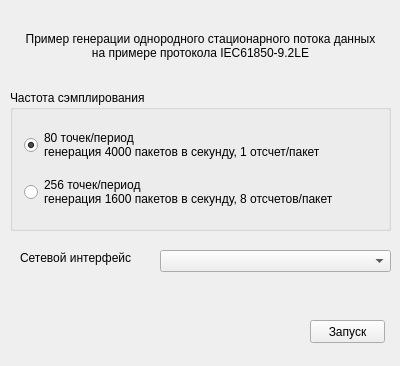
<?xml version="1.0" encoding="UTF-8"?>
<ui version="4.0">
 <class>MainWindow</class>
 <widget class="QMainWindow" name="MainWindow">
  <property name="geometry">
   <rect>
    <x>0</x>
    <y>0</y>
    <width>400</width>
    <height>366</height>
   </rect>
  </property>
  <property name="windowTitle">
   <string>StatTrafGen</string>
  </property>
  <widget class="QWidget" name="centralWidget">
   <widget class="QGroupBox" name="groupBox">
    <property name="geometry">
     <rect>
      <x>10</x>
      <y>90</y>
      <width>381</width>
      <height>141</height>
     </rect>
    </property>
    <property name="title">
     <string>Частота сэмплирования</string>
    </property>
    <layout class="QGridLayout" name="gridLayout">
     <item row="0" column="0">
      <widget class="QRadioButton" name="rb80">
       <property name="text">
        <string>80 точек/период
генерация 4000 пакетов в секунду, 1 отсчет/пакет</string>
       </property>
       <property name="checked">
        <bool>true</bool>
       </property>
      </widget>
     </item>
     <item row="1" column="0">
      <widget class="QRadioButton" name="rb256">
       <property name="text">
        <string>256 точек/период
генерация 1600 пакетов в секунду, 8 отсчетов/пакет</string>
       </property>
      </widget>
     </item>
    </layout>
   </widget>
   <widget class="QLabel" name="label">
    <property name="geometry">
     <rect>
      <x>20</x>
      <y>20</y>
      <width>361</width>
      <height>51</height>
     </rect>
    </property>
    <property name="text">
     <string>Пример генерации однородного стационарного потока данных на примере протокола IEC61850-9.2LE</string>
    </property>
    <property name="alignment">
     <set>Qt::AlignCenter</set>
    </property>
    <property name="wordWrap">
     <bool>true</bool>
    </property>
   </widget>
   <widget class="QPushButton" name="bnStartStop">
    <property name="geometry">
     <rect>
      <x>310</x>
      <y>320</y>
      <width>75</width>
      <height>23</height>
     </rect>
    </property>
    <property name="text">
     <string>Запуск</string>
    </property>
   </widget>
   <widget class="QLabel" name="label_2">
    <property name="geometry">
     <rect>
      <x>20</x>
      <y>250</y>
      <width>121</width>
      <height>16</height>
     </rect>
    </property>
    <property name="text">
     <string>Сетевой интерфейс</string>
    </property>
   </widget>
   <widget class="QComboBox" name="cbNetworkInterface">
    <property name="geometry">
     <rect>
      <x>160</x>
      <y>250</y>
      <width>231</width>
      <height>22</height>
     </rect>
    </property>
   </widget>
  </widget>
 </widget>
 <layoutdefault spacing="6" margin="11"/>
 <resources/>
 <connections/>
</ui>
